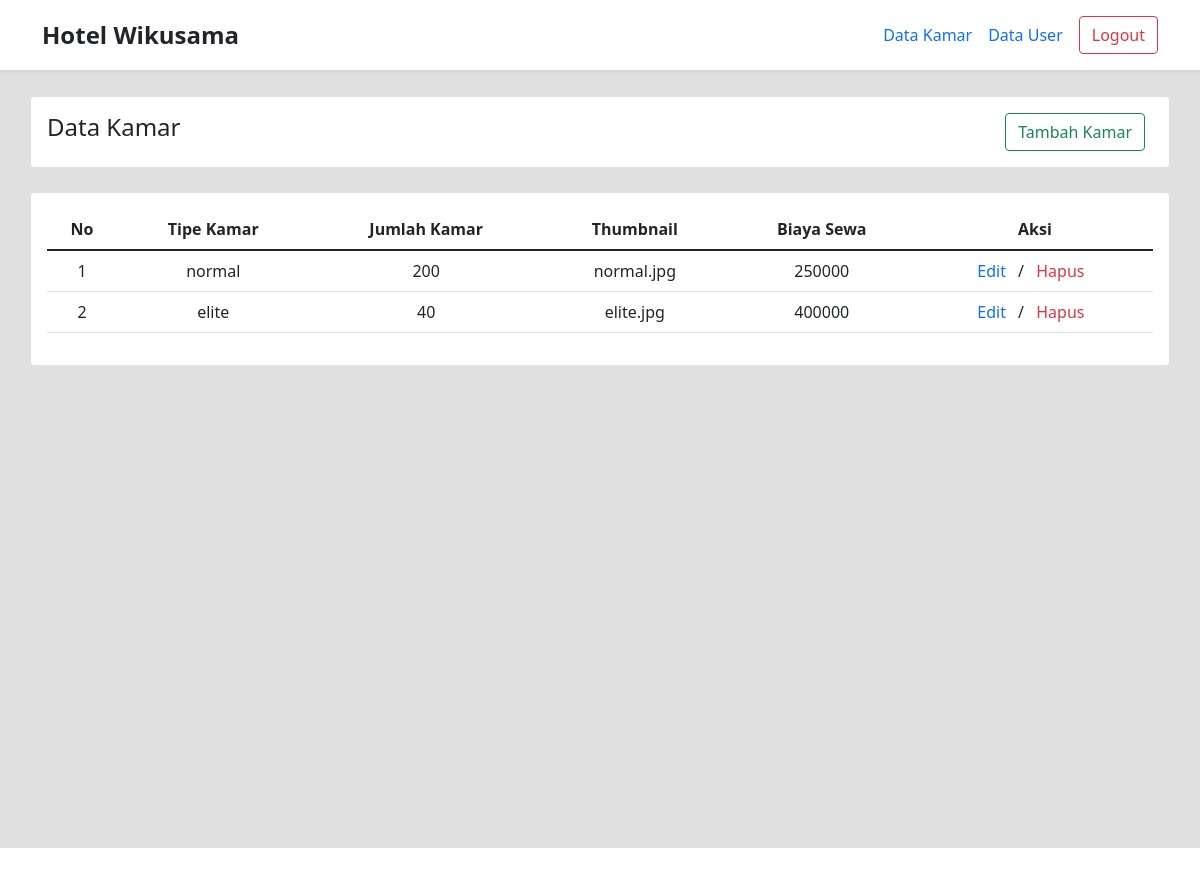
Screenshot of /admin/data-kamar.php (signed in) with the database file from the repository.
### tables this page shows
CREATE TABLE `kamar` (
  `id` int(10) NOT NULL,
  `tipekamar` varchar(30) NOT NULL,
  `biayasewa` int(50) NOT NULL,
  `jumlahkamar` int(30) NOT NULL,
  `fasilitas` varchar(500) NOT NULL,
  `thumb` varchar(30) DEFAULT NULL
);

### admin/data-kamar.php (the view, shortened to what this page needs)
<?php
    include '../config/koneksi.php';
    if($_SESSION['role'] !== 'admin') {
        echo 'not found';
    } else {
        require_once '../component/header.php';
        require_once 'component/navbar.php';
        $sql = mysqli_query($koneksi, "SELECT * FROM kamar");
?>
<div class="container-fluid bg-silver min-vh-100 pt-5 mt-5">
    <div class="card container  mb-4 p-3">
        <div class='d-md-flex d-block justify-content-between'>
            <h4>Data Kamar</h4>
            <a href="tambah-kamar.php">
                <button class='btn btn-outline-success shadow-none'>Tambah Kamar</button>
            </a>
        </div>
    </div>
    <div class="card container p-3">
        <table class='table text-center table-borderglass'>
            <thead>
                <tr>
                    <th>No</th>
                    <th>Tipe Kamar</th>
                    <th>Jumlah Kamar</th>
                    <th>Thumbnail</th>
                    <th>Biaya Sewa</th>
                    <th>Aksi</th>
                </tr>
            </thead>
            <tbody>
                <?php
                    $no = 1;
                    while($r=mysqli_fetch_array($sql)) {
                ?>
                <tr>
                    <td><?php echo $no ?></td>
                    <td><?php echo $r['tipekamar'] ?></td>
                    <td><?php echo $r['jumlahkamar'] ?></td>
                    <td><?php echo $r['thumb'] ?></td>
                    <td><?php echo $r['biayasewa'] ?></td>
                    <td>
                        <a href='edit-kamar.php?id=<?php echo $r["id"] ?>'>Edit</a>
                        /
                        <a class='ms-2 text-danger' onclick='return confirm(`yakin ingin menghapus?`)' href='../api/hapus-kamar.php?id=<?php echo $r["id"] ?>'>Hapus</a>
                    </td>
                </tr>
                <?php
                        $no++;
                    }
                ?>
            </tbody>
        </table>
    </div>
</div>
<?php
    require_once '../component/footer.php';
    }
?>

### assets/css/style.css (style rules this page uses)
.bg-silver { background: #e0e0e0; }
a { text-decoration: none !important; margin-right: 8px !important; }

### rows the page displays
kamar: tipekamar "normal", jumlahkamar "200", thumb "normal.jpg", biayasewa "250000"
kamar: tipekamar "elite", jumlahkamar "40", thumb "elite.jpg", biayasewa "400000"
